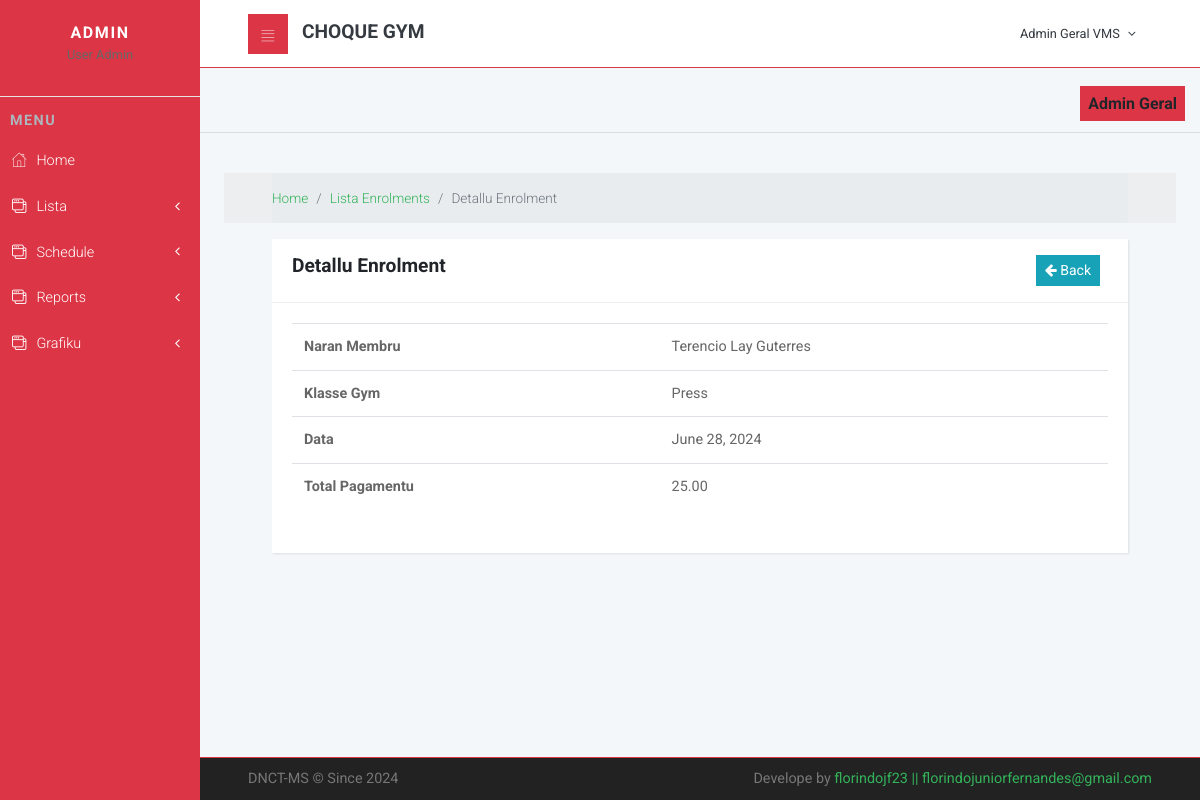
The page /detail_enrollment/3 (signed in) on the database its author committed.
### cliente/models.py (models this page shows, shortened)
class Enrollment(models.Model):
    member = models.ForeignKey(Member, on_delete=models.CASCADE)
    gym_class = models.ForeignKey(GymClass, on_delete=models.CASCADE)
    enrollment_date = models.DateField(auto_now_add=True)
    def get_total_payment(self):
        duration_in_months = self.member.get_duration_in_months()
        if duration_in_months is not None:
            return duration_in_months * self.gym_class.payment_per_month
        else:
            return None

class Member(models.Model):
    nu_id = models.CharField(max_length=20,unique=True,null=True)
    naran = models.CharField(max_length=200,null=True)
    sexo = models.CharField(choices=[('Mane','Mane'),('Feto','Feto')],max_length=10,null=True,blank=True)
    naturalidade = models.CharField(max_length=200,null=True,blank=True)
    data_moris = models.DateField(null=True)
    join_date = models.DateField(auto_now_add=True)
    end_date = models.DateField(null=True)
    enderesu = models.CharField(max_length=200,null=True,blank=True)
    municipio = models.ForeignKey(Municipality, on_delete=models.CASCADE,null=True,blank=True)
    status = models.CharField(choices=[('Solteiru/a','Solteiru/a'),('Marridu/a','Marridu/a')],max_length=10,null=True,blank=True)
    phone = models.CharField(max_length=200,null=True)
    email = models.EmailField(max_length=200,null=True,blank=True)
    fotografia = models.ImageField(upload_to='images/',null=True, blank=True)
    documentos = models.FileField(upload_to='CV/', null=True, blank=True)
    def __str__(self):
        return self.naran
    def get_duration_in_months(self):
        if self.end_date:
            delta = relativedelta(self.end_date, self.join_date)
            return delta.years * 12 + delta.months
        else:
            return None

class GymClass(models.Model):
    name = models.CharField(max_length=100)
    description = models.TextField()
    start_time = models.TimeField()
    end_time = models.TimeField()
    days_of_week = models.CharField(max_length=150)
    payment_per_month = models.DecimalField(max_digits=6, decimal_places=2, default=25.00)
    def __str__(self):
        return self.name

### cliente/views.py (the view)
# urls.py: path('detail_enrollment/<str:pk>', detailEnrollment,  name = 'detail_enrollment'),
@login_required
def detailEnrollment(request,pk):
    enrolldata = get_object_or_404(Enrollment,id=pk)
    data = {
    'title':"Detallu Enrolment",
    'enrolldata':enrolldata,
    'page':"view",
    'active_estudante':"active",
    }
    return render(request, 'enrollform.html',data)

### cliente/templates/enrollform.html (shortened to what this page needs)
{% extends 'main/layout.html' %}
{% load static %}
{% load crispy_forms_tags %}
{% block content %}
<div class="col-sm-12 p-4">
	 <div class="breadcrumb-holder">
        <div class="container-fluid">
          <ul class="breadcrumb">
            <li class="breadcrumb-item"><a href="{% url 'home' %}">Home</a></li>
            <li class="breadcrumb-item"><a href="{% url 'enrollment' %}">Lista Enrolments</a></li>
            <li class="breadcrumb-item active">{{title}}       </li>
          </ul>
        </div>
      </div>
      <section>
        <div class="container-fluid">
          <div class="row mt-3">
            <div class="col-lg-12">
              <div class="card">
                <div class="card-header d-flex justify-content-between text-center">
                  <div class="text-center">
                    <h3>{{title}}</h3>
                  </div>
                  <div class="d-flex justify-content-end">
                    <div class="text-center mr-2">
                      <button class="btn btn-sm btn-info" title="Add Data" onclick=self.history.back()> <i class="fa fa-arrow-left"></i> Back</button>
                    </div>
                  </div>
                </div>
                {% if page == "view" %}
                <div class="card-body">
                  <table class="table w-100 mb-4">
                    <tr><th>Naran Membru</th><td></a>{{enrolldata.member}}</td></tr>
                    <tr><th>Klasse Gym</th><td>{{enrolldata.gym_class}}</td></tr>
                    <tr><th>Data</th><td>{{enrolldata.enrollment_date}}</td></tr>
                    <tr><th>Total Pagamentu</th><td>{{enrolldata.get_total_payment}}</td></tr>
                  </table>
                </div>
                {% endif %}
              </div>
            </div>
          </div>
        </div>
      </section>
    </div>
{% endblock %}

### static/css/style.default.css (style rules this page uses)
a { display: inline-block; text-decoration: none; color: #fff; }
body { overflow-x: hidden; }
i { display: inline-block; }
table { font-size: 0.9em; color: #666; }
.breadcrumb-holder { background: #eceeef; }
.breadcrumb-holder .breadcrumb { padding: 15px 0; font-size: 0.85em; font-weight: 300; color: #999; margin-bottom: 0; }
.card { margin-bottom: 30px; -webkit-box-shadow: 1px 1px 2px rgba(0, 0, 0, 0.1); box-shadow: 1px 1px 2px rgba(0, 0, 0, 0.1); }
.card-header h1, .card-header h2, .card-header h3, .card-header h4, .card-header h5, .card-header h6 { margin-bottom: 0; }
@media (min-width: 768px) { .container-fluid { padding: 0 3rem; } }
button { cursor: pointer; }
.table { margin-bottom: 0; color: #666; }
.table td, .table th { border-color: #dee2e6; }
.btn { font-weight: 400; border: 1px solid transparent; padding: 0.45rem 0.75rem; font-size: 0.9rem; line-height: 1.5; border-radius: 0; -webkit-transition: color 0.15s ease-in-out, background-color 0.15s ease-in-out, border-color 0.15s ease-in-out, -webkit-box-shadow 0.15s ease-in-out; transition: color 0.15s ease-in-out, background-color 0.15s ease-in-out, border-color 0.15s ease-in-out, -webkit-box-shadow 0.15s ease-in-out; transition: color 0.15s ease-in-out, background-color 0.15s ease-in-out, border-color 0.15s ease-in-out, box-shadow 0.15s ease-in-out; transition: color 0.15s ease-in-out, background-color 0.15s ease-in-out, border-color 0.15s ease-in-out, box-shadow 0.15s ease-in-out, -webkit-box-shadow 0.15s ease-in-out; }
.btn-info { color: color-yiq(#17a2b8); background-color: #17a2b8; border-color: #17a2b8; }
.btn-sm { padding: 0.25rem 0.5rem; font-size: 0.875rem; line-height: 1.5; border-radius: 0; }
body { font-family: "Roboto", sans-serif; font-size: 1rem; font-weight: 400; line-height: 1.5; color: #212529; background-color: #fff; }
a { color: #33b35a; text-decoration: none; }
h1, h2, h3, h4, h5, h6, .h1, .h2, .h3, .h4, .h5, .h6 { margin-bottom: 0.5rem; font-family: inherit; font-weight: 700; line-height: 1.1; color: inherit; }
h3, .h3 { font-size: 1.2rem; }
.card { background-color: #fff; border: 0 solid #eee; border-radius: 0; }
.card-body { padding: 1.25rem; }
.card-header { padding: 1rem 1.25rem; background-color: #fff; border-bottom: 1px solid #eee; }
.card-header:first-child { border-radius: 0 0 0 0; }

### rows shown on the page
Enrollment: member "Terencio Lay Guterres", gym_class "Press", enrollment_date "June 28, 2024", get_total_payment "25.00"

### other values the page prints
{{ title }} "Detallu Enrolment"
